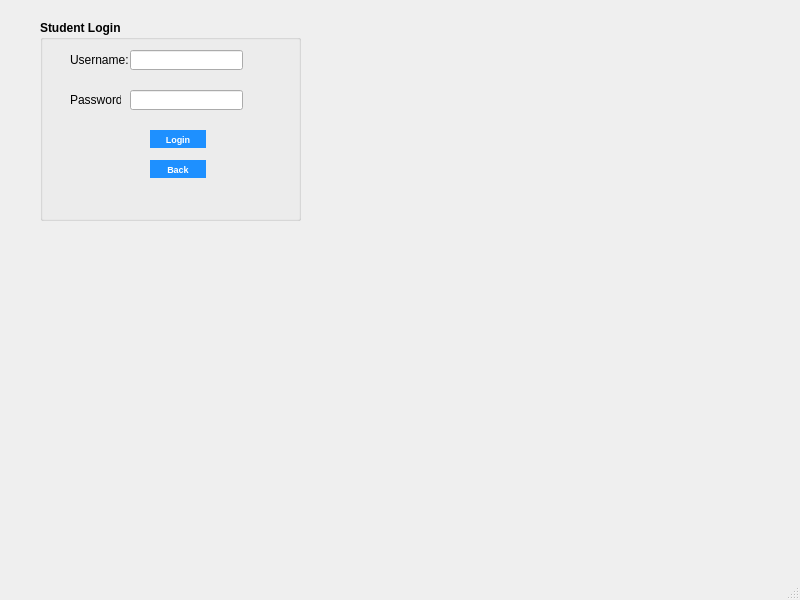
<?xml version="1.0" encoding="UTF-8"?>
<ui version="4.0">
 <class>StudentLoginWindow</class>
 <widget class="QMainWindow" name="StudentLoginWindow">
  <property name="geometry">
   <rect>
    <x>0</x>
    <y>0</y>
    <width>800</width>
    <height>600</height>
   </rect>
  </property>
  <property name="windowTitle">
   <string>MainWindow</string>
  </property>
  <widget class="QWidget" name="centralwidget">
   <widget class="QLabel" name="lblTitle">
    <property name="geometry">
     <rect>
      <x>200</x>
      <y>30</y>
      <width>71</width>
      <height>16</height>
     </rect>
    </property>
    <property name="text">
     <string/>
    </property>
   </widget>
   <widget class="QGroupBox" name="groupBox">
    <property name="geometry">
     <rect>
      <x>40</x>
      <y>20</y>
      <width>261</width>
      <height>201</height>
     </rect>
    </property>
    <property name="font">
     <font>
      <bold>true</bold>
     </font>
    </property>
    <property name="title">
     <string>Student Login</string>
    </property>
    <widget class="QLineEdit" name="lineUsername">
     <property name="geometry">
      <rect>
       <x>90</x>
       <y>30</y>
       <width>113</width>
       <height>20</height>
      </rect>
     </property>
    </widget>
    <widget class="QLineEdit" name="linePassword">
     <property name="geometry">
      <rect>
       <x>90</x>
       <y>70</y>
       <width>113</width>
       <height>20</height>
      </rect>
     </property>
     <property name="echoMode">
      <enum>QLineEdit::EchoMode::Password</enum>
     </property>
    </widget>
    <widget class="QLabel" name="label">
     <property name="geometry">
      <rect>
       <x>30</x>
       <y>30</y>
       <width>61</width>
       <height>20</height>
      </rect>
     </property>
     <property name="font">
      <font>
       <bold>false</bold>
      </font>
     </property>
     <property name="text">
      <string>Username:</string>
     </property>
    </widget>
    <widget class="QLabel" name="label_2">
     <property name="geometry">
      <rect>
       <x>30</x>
       <y>70</y>
       <width>51</width>
       <height>20</height>
      </rect>
     </property>
     <property name="font">
      <font>
       <bold>false</bold>
      </font>
     </property>
     <property name="text">
      <string>Password:</string>
     </property>
    </widget>
    <widget class="QPushButton" name="btnLogin">
     <property name="geometry">
      <rect>
       <x>110</x>
       <y>110</y>
       <width>56</width>
       <height>18</height>
      </rect>
     </property>
     <property name="styleSheet">
      <string notr="true">QPushButton {
    background-color: #1E90FF;  
    color: white;                
    font-size: 9px;
    border-radius: 10px;
    padding: 2px 2px;
}

QPushButton:hover {
    background-color: #187bcd;   
}</string>
     </property>
     <property name="text">
      <string>Login</string>
     </property>
    </widget>
    <widget class="QPushButton" name="btnBack">
     <property name="geometry">
      <rect>
       <x>110</x>
       <y>140</y>
       <width>56</width>
       <height>18</height>
      </rect>
     </property>
     <property name="styleSheet">
      <string notr="true">QPushButton {
    background-color: #1E90FF;  
    color: white;                
    font-size: 9px;
    border-radius: 10px;
    padding: 2px 2px;
}

QPushButton:hover {
    background-color: #187bcd;   
}</string>
     </property>
     <property name="text">
      <string>Back</string>
     </property>
    </widget>
   </widget>
  </widget>
  <widget class="QMenuBar" name="menubar">
   <property name="geometry">
    <rect>
     <x>0</x>
     <y>0</y>
     <width>800</width>
     <height>18</height>
    </rect>
   </property>
  </widget>
  <widget class="QStatusBar" name="statusbar"/>
 </widget>
 <resources/>
 <connections/>
</ui>
